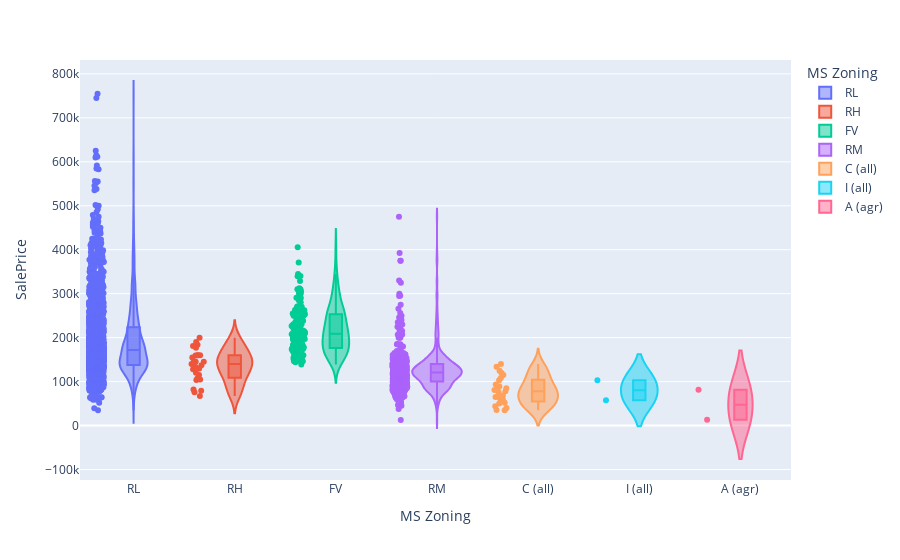

Notebook cell for this chart:
### Code cell
# Pour comparer plusieurs violons
import plotly.express as px

fig = px.violin(data, y="SalePrice", x="MS Zoning", color="MS Zoning", box=True, points="all",
          hover_data=data.columns)
fig.show()

### Figure 1 — Plotly figure (JSON) as saved in the notebook; plotly's stock layout.template omitted (floating-point values rounded to 4 significant figures; data arrays with more than 128 entries replaced by an {"elided": "..."} marker saying what was removed)
{"data": [{"alignmentgroup": "True", "box": {"visible": true}, "hovertemplate": "MS Zoning=%{x}<br>SalePrice=%{y}<extra></extra>", "legendgroup": "RL", "marker": {"color": "#636efa"}, "name": "RL", "offsetgroup": "RL", "orientation": "v", "points": "all", "scalegroup": "True", "showlegend": true, "type": "violin", "x": {"elided": "2273 str values"}, "x0": " ", "xaxis": "x", "y": {"elided": "2273 int values"}, "y0": " ", "yaxis": "y"}, {"alignmentgroup": "True", "box": {"visible": true}, "hovertemplate": "MS Zoning=%{x}<br>SalePrice=%{y}<extra></extra>", "legendgroup": "RH", "marker": {"color": "#EF553B"}, "name": "RH", "offsetgroup": "RH", "orientation": "v", "points": "all", "scalegroup": "True", "showlegend": true, "type": "violin", "x": ["RH", "RH", "RH", "RH", "RH", "RH", "RH", "RH", "RH", "RH", "RH", "RH", "RH", "RH", "RH", "RH", "RH", "RH", "RH", "RH", "RH", "RH", "RH", "RH", "RH", "RH", "RH"], "x0": " ", "xaxis": "x", "y": [105000, 184000, 67500, 114900, 160000, 82000, 76000, 103600, 160000, 159434, 181000, 140000, 130000, 133000, 155000, 177000, 144000, 79000, 200000, 145000, 145000, 190000, 107000, 119900, 137000, 160000, 128000], "y0": " ", "yaxis": "y"}, {"alignmentgroup": "True", "box": {"visible": true}, "hovertemplate": "MS Zoning=%{x}<br>SalePrice=%{y}<extra></extra>", "legendgroup": "FV", "marker": {"color": "#00cc96"}, "name": "FV", "offsetgroup": "FV", "orientation": "v", "points": "all", "scalegroup": "True", "showlegend": true, "type": "violin", "x": {"elided": "139 str values"}, "x0": " ", "xaxis": "x", "y": {"elided": "139 int values"}, "y0": " ", "yaxis": "y"}, {"alignmentgroup": "True", "box": {"visible": true}, "hovertemplate": "MS Zoning=%{x}<br>SalePrice=%{y}<extra></extra>", "legendgroup": "RM", "marker": {"color": "#ab63fa"}, "name": "RM", "offsetgroup": "RM", "orientation": "v", "points": "all", "scalegroup": "True", "showlegend": true, "type": "violin", "x": {"elided": "462 str values"}, "x0": " ", "xaxis": "x", "y": {"elided": "462 int values"}, "y0": " ", "yaxis": "y"}, {"alignmentgroup": "True", "box": {"visible": true}, "hovertemplate": "MS Zoning=%{x}<br>SalePrice=%{y}<extra></extra>", "legendgroup": "C (all)", "marker": {"color": "#FFA15A"}, "name": "C (all)", "offsetgroup": "C (all)", "orientation": "v", "points": "all", "scalegroup": "True", "showlegend": true, "type": "violin", "x": ["C (all)", "C (all)", "C (all)", "C (all)", "C (all)", "C (all)", "C (all)", "C (all)", "C (all)", "C (all)", "C (all)", "C (all)", "C (all)", "C (all)", "C (all)", "C (all)", "C (all)", "C (all)", "C (all)", "C (all)", "C (all)", "C (all)", "C (all)", "C (all)", "C (all)"], "x0": " ", "xaxis": "x", "y": [93369, 68400, 102776, 55993, 50138, 58500, 34900, 44000, 85000, 75000, 89000, 40000, 80900, 81000, 65000, 133900, 119600, 140000, 124900, 64500, 108000, 51689, 35311, 115000, 78000], "y0": " ", "yaxis": "y"}, {"alignmentgroup": "True", "box": {"visible": true}, "hovertemplate": "MS Zoning=%{x}<br>SalePrice=%{y}<extra></extra>", "legendgroup": "I (all)", "marker": {"color": "#19d3f3"}, "name": "I (all)", "offsetgroup": "I (all)", "orientation": "v", "points": "all", "scalegroup": "True", "showlegend": true, "type": "violin", "x": ["I (all)", "I (all)"], "x0": " ", "xaxis": "x", "y": [57625, 103000], "y0": " ", "yaxis": "y"}, {"alignmentgroup": "True", "box": {"visible": true}, "hovertemplate": "MS Zoning=%{x}<br>SalePrice=%{y}<extra></extra>", "legendgroup": "A (agr)", "marker": {"color": "#FF6692"}, "name": "A (agr)", "offsetgroup": "A (agr)", "orientation": "v", "points": "all", "scalegroup": "True", "showlegend": true, "type": "violin", "x": ["A (agr)", "A (agr)"], "x0": " ", "xaxis": "x", "y": [13100, 81500], "y0": " ", "yaxis": "y"}], "layout": {"legend": {"title": {"text": "MS Zoning"}, "tracegroupgap": 0}, "margin": {"t": 60}, "violinmode": "overlay", "xaxis": {"anchor": "y", "categoryarray": ["RL", "RH", "FV", "RM", "C (all)", "I (all)", "A (agr)"], "categoryorder": "array", "domain": [0, 1], "title": {"text": "MS Zoning"}}, "yaxis": {"anchor": "x", "domain": [0, 1], "title": {"text": "SalePrice"}}}}
